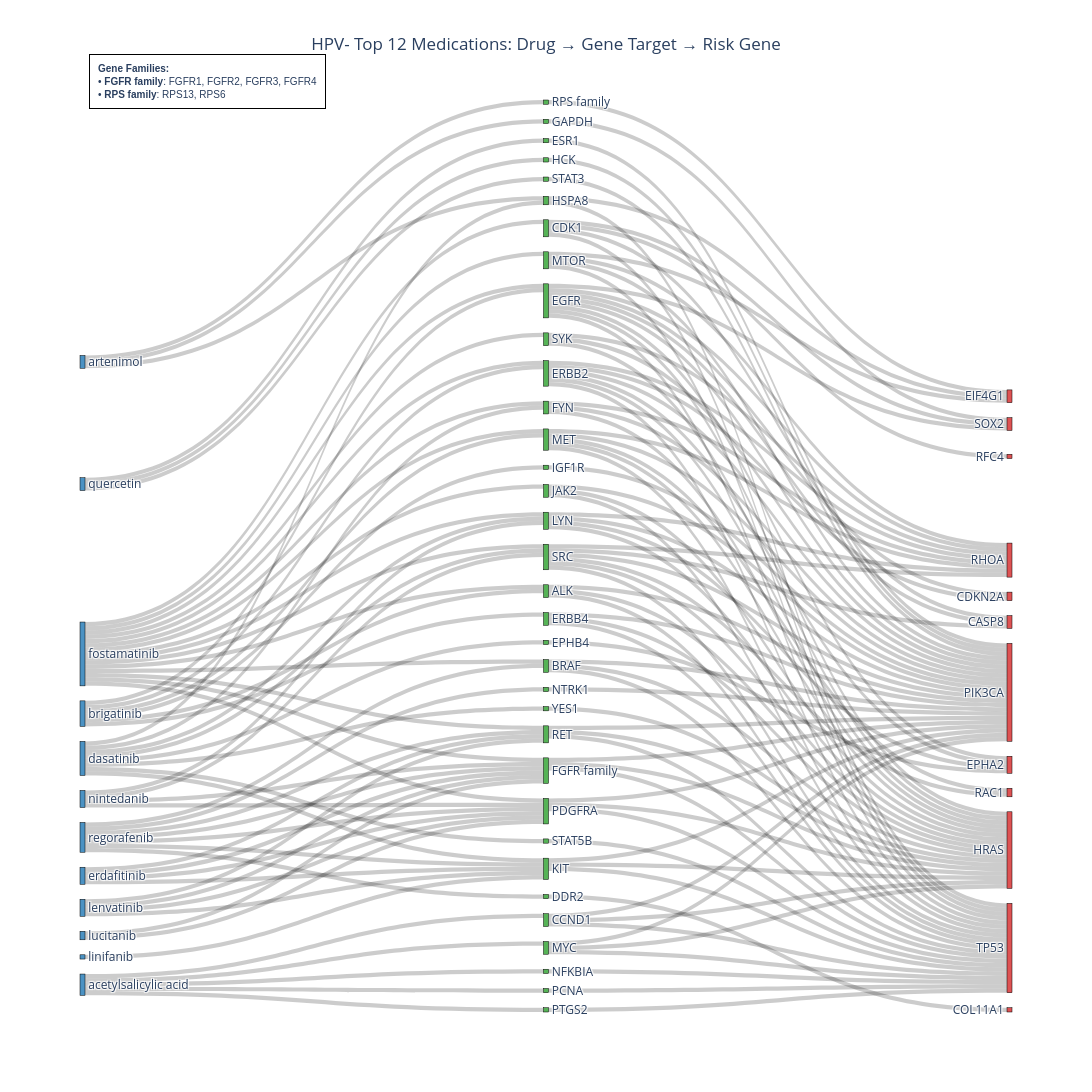
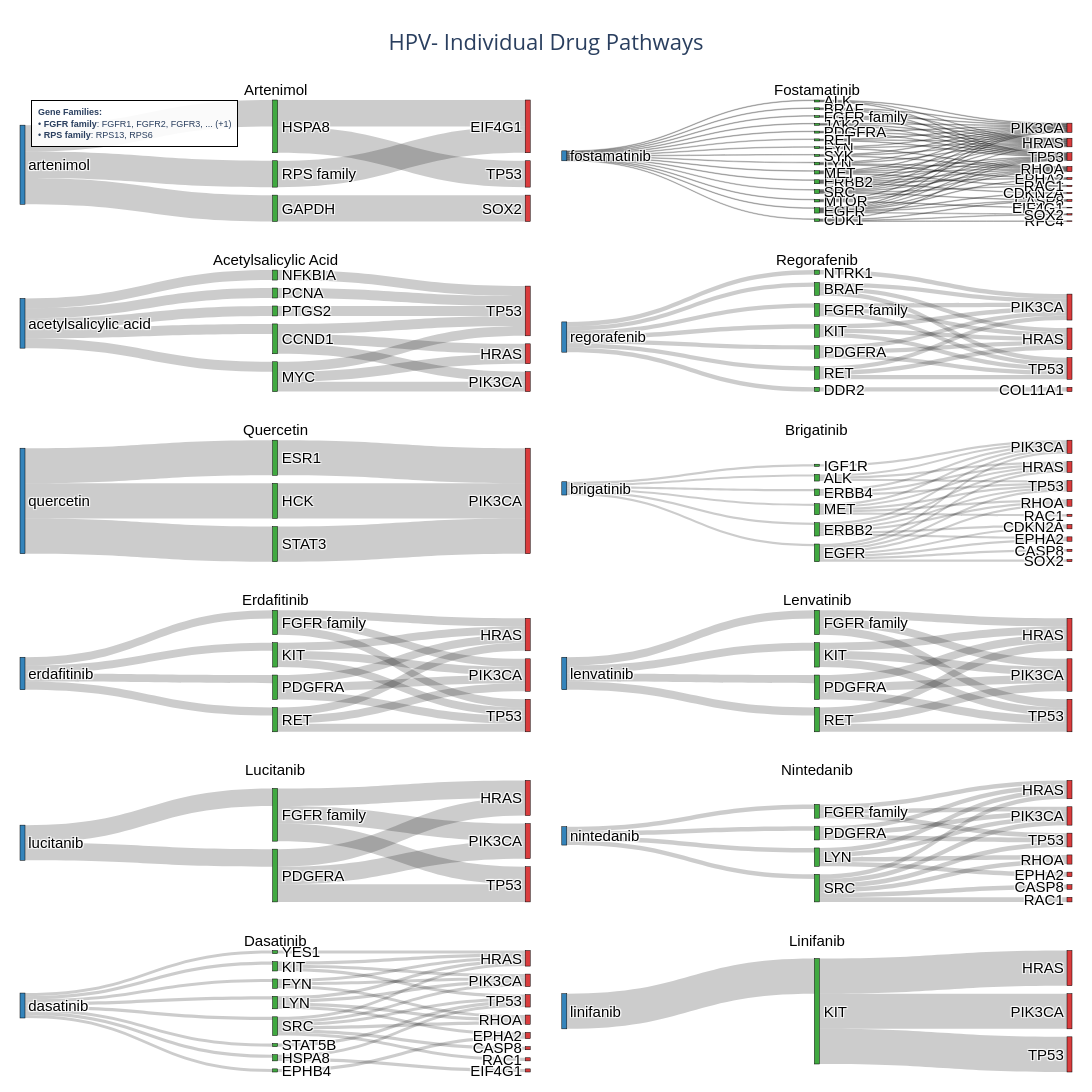

Notebook code cell kept with these figures, in order:
### Markdown cell above
### HPV- Top 10 with Required Drugs

### Code cell
# HPV- cohort: Top 10 drugs, ensure artenimol and fostamatinib are included
results_hpv_neg = create_sankey_diagrams(
    cohort='HPV-',
    top_n=12,
    required_drugs=['artenimol', 'fostamatinib', 'acetylsalicylic acid', 'regorafenib', 'quercetin','brigatinib', 'erdafitinib', 'lenvatinib', 'lucitanib', 'nintedanib', 'dasatinib', 'linifanib'],
    show_combined=True,
    show_individual=True,
    article_threshold=0
)

### Figure 1 — Plotly figure (JSON) as saved in the notebook; plotly's stock layout.template omitted (floating-point values rounded to 4 significant figures; data arrays with more than 128 entries replaced by an {"elided": "..."} marker saying what was removed)
{"data": [{"link": {"color": "rgba(0, 0, 0, 0.2)", "source": {"elided": "151 int values"}, "target": {"elided": "151 int values"}, "value": {"elided": "151 int values"}}, "node": {"color": ["rgba(44, 160, 44, 0.8)", "rgba(44, 160, 44, 0.8)", "rgba(214, 39, 40, 0.8)", "rgba(44, 160, 44, 0.8)", "rgba(44, 160, 44, 0.8)", "rgba(214, 39, 40, 0.8)", "rgba(214, 39, 40, 0.8)", "rgba(44, 160, 44, 0.8)", "rgba(44, 160, 44, 0.8)", "rgba(214, 39, 40, 0.8)", "rgba(214, 39, 40, 0.8)", "rgba(44, 160, 44, 0.8)", "rgba(44, 160, 44, 0.8)", "rgba(44, 160, 44, 0.8)", "rgba(44, 160, 44, 0.8)", "rgba(44, 160, 44, 0.8)", "rgba(44, 160, 44, 0.8)", "rgba(44, 160, 44, 0.8)", "rgba(44, 160, 44, 0.8)", "rgba(214, 39, 40, 0.8)", "rgba(44, 160, 44, 0.8)", "rgba(44, 160, 44, 0.8)", "rgba(44, 160, 44, 0.8)", "rgba(44, 160, 44, 0.8)", "rgba(44, 160, 44, 0.8)", "rgba(44, 160, 44, 0.8)", "rgba(44, 160, 44, 0.8)", "rgba(44, 160, 44, 0.8)", "rgba(44, 160, 44, 0.8)", "rgba(44, 160, 44, 0.8)", "rgba(44, 160, 44, 0.8)", "rgba(44, 160, 44, 0.8)", "rgba(214, 39, 40, 0.8)", "rgba(44, 160, 44, 0.8)", "rgba(214, 39, 40, 0.8)", "rgba(44, 160, 44, 0.8)", "rgba(214, 39, 40, 0.8)", "rgba(214, 39, 40, 0.8)", "rgba(44, 160, 44, 0.8)", "rgba(214, 39, 40, 0.8)", "rgba(44, 160, 44, 0.8)", "rgba(44, 160, 44, 0.8)", "rgba(44, 160, 44, 0.8)", "rgba(44, 160, 44, 0.8)", "rgba(214, 39, 40, 0.8)", "rgba(44, 160, 44, 0.8)", "rgba(31, 119, 180, 0.8)", "rgba(31, 119, 180, 0.8)", "rgba(31, 119, 180, 0.8)", "rgba(31, 119, 180, 0.8)", "rgba(31, 119, 180, 0.8)", "rgba(31, 119, 180, 0.8)", "rgba(31, 119, 180, 0.8)", "rgba(31, 119, 180, 0.8)", "rgba(31, 119, 180, 0.8)", "rgba(31, 119, 180, 0.8)", "rgba(31, 119, 180, 0.8)", "rgba(31, 119, 180, 0.8)"], "label": ["ALK", "BRAF", "CASP8", "CCND1", "CDK1", "CDKN2A", "COL11A1", "DDR2", "EGFR", "EIF4G1", "EPHA2", "EPHB4", "ERBB2", "ERBB4", "ESR1", "FGFR family", "FYN", "GAPDH", "HCK", "HRAS", "HSPA8", "IGF1R", "JAK2", "KIT", "LYN", "MET", "MTOR", "MYC", "NFKBIA", "NTRK1", "PCNA", "PDGFRA", "PIK3CA", "PTGS2", "RAC1", "RET", "RFC4", "RHOA", "RPS family", "SOX2", "SRC", "STAT3", "STAT5B", "SYK", "TP53", "YES1", "acetylsalicylic acid", "artenimol", "brigatinib", "dasatinib", "erdafitinib", "fostamatinib", "lenvatinib", "linifanib", "lucitanib", "nintedanib", "quercetin", "regorafenib"], "line": {"color": "black", "width": 0.5}, "pad": 15, "thickness": 5, "x": [0.5, 0.5, 0.999, 0.5, 0.5, 0.999, 0.999, 0.5, 0.5, 0.999, 0.999, 0.5, 0.5, 0.5, 0.5, 0.5, 0.5, 0.5, 0.5, 0.999, 0.5, 0.5, 0.5, 0.5, 0.5, 0.5, 0.5, 0.5, 0.5, 0.5, 0.5, 0.5, 0.999, 0.5, 0.999, 0.5, 0.999, 0.999, 0.5, 0.999, 0.5, 0.5, 0.5, 0.5, 0.999, 0.5, 0.001, 0.001, 0.001, 0.001, 0.001, 0.001, 0.001, 0.001, 0.001, 0.001, 0.001, 0.001]}, "type": "sankey"}], "layout": {"annotations": [{"align": "left", "bgcolor": "rgba(255, 255, 255, 0.9)", "bordercolor": "black", "borderpad": 8, "borderwidth": 1, "font": {"family": "Arial", "size": 10}, "showarrow": false, "text": "<b>Gene Families:</b><br>• <b>FGFR family</b>: FGFR1, FGFR2, FGFR3, FGFR4<br>• <b>RPS family</b>: RPS13, RPS6", "x": 0.01, "xanchor": "left", "xref": "paper", "y": 1.05, "yanchor": "top", "yref": "paper"}], "font": {"size": 12}, "height": 1400, "title": {"text": "HPV- Top 12 Medications: Drug → Gene Target → Risk Gene", "x": 0.5, "xanchor": "center"}, "width": 2400}}

### Figure 2 — Plotly figure (JSON) as saved in the notebook; plotly's stock layout.template omitted (floating-point values rounded to 4 significant figures)
{"data": [{"arrangement": "snap", "domain": {"x": [0, 0.485], "y": [0.875, 1]}, "link": {"color": "rgba(0, 0, 0, 0.2)", "source": [0, 0, 0, 1, 3, 2, 2], "target": [1, 3, 2, 5, 4, 4, 6], "value": [1, 1, 1, 1, 1, 1, 1]}, "node": {"color": ["rgba(31, 119, 180, 0.9)", "rgba(44, 160, 44, 0.9)", "rgba(44, 160, 44, 0.9)", "rgba(44, 160, 44, 0.9)", "rgba(214, 39, 40, 0.9)", "rgba(214, 39, 40, 0.9)", "rgba(214, 39, 40, 0.9)"], "label": ["artenimol", "GAPDH", "HSPA8", "RPS family", "EIF4G1", "SOX2", "TP53"], "line": {"color": "black", "width": 0.5}, "pad": 8, "thickness": 5}, "textfont": {"color": "black", "family": "Arial", "size": 15}, "type": "sankey", "valueformat": ".0f"}, {"arrangement": "snap", "domain": {"x": [0.515, 1], "y": [0.875, 1]}, "link": {"color": "rgba(0, 0, 0, 0.2)", "source": [0, 0, 0, 0, 0, 0, 0, 0, 0, 0, 0, 0, 0, 0, 0, 5, 5, 10, 4, 4, 1, 6, 13, 12, 14, 9, 2, 2, 13, 12, 8, 8, 8, 3, 3, 3, 3, 1, 1, 15, 15, 15, 2, 5, 5, 5, 5, 7, 7, 7, 13, 12, 6, 6, 14, 14, 14, 14, 14, 9, 9, 9, 11, 11, 11, 11, 4, 4, 4, 4, 4, 4, 10, 10, 10, 10], "target": [8, 3, 1, 15, 2, 5, 7, 13, 12, 6, 14, 9, 11, 4, 10, 17, 21, 21, 17, 21, 21, 21, 21, 21, 21, 21, 21, 26, 26, 26, 20, 21, 26, 26, 23, 25, 16, 20, 26, 20, 21, 24, 20, 20, 19, 26, 24, 20, 21, 24, 20, 20, 20, 26, 20, 22, 26, 16, 24, 20, 19, 24, 21, 26, 18, 24, 20, 19, 26, 25, 16, 24, 20, 22, 26, 24], "value": [1, 1, 1, 1, 1, 1, 1, 1, 1, 1, 1, 1, 1, 1, 1, 1, 1, 1, 1, 1, 1, 1, 1, 1, 1, 1, 1, 1, 1, 1, 1, 1, 1, 1, 1, 1, 1, 1, 1, 1, 1, 1, 1, 1, 1, 1, 1, 1, 1, 1, 1, 1, 1, 1, 1, 1, 1, 1, 1, 1, 1, 1, 1, 1, 1, 1, 1, 1, 1, 1, 1, 1, 1, 1, 1, 1]}, "node": {"color": ["rgba(31, 119, 180, 0.9)", "rgba(44, 160, 44, 0.9)", "rgba(44, 160, 44, 0.9)", "rgba(44, 160, 44, 0.9)", "rgba(44, 160, 44, 0.9)", "rgba(44, 160, 44, 0.9)", "rgba(44, 160, 44, 0.9)", "rgba(44, 160, 44, 0.9)", "rgba(44, 160, 44, 0.9)", "rgba(44, 160, 44, 0.9)", "rgba(44, 160, 44, 0.9)", "rgba(44, 160, 44, 0.9)", "rgba(44, 160, 44, 0.9)", "rgba(44, 160, 44, 0.9)", "rgba(44, 160, 44, 0.9)", "rgba(44, 160, 44, 0.9)", "rgba(214, 39, 40, 0.9)", "rgba(214, 39, 40, 0.9)", "rgba(214, 39, 40, 0.9)", "rgba(214, 39, 40, 0.9)", "rgba(214, 39, 40, 0.9)", "rgba(214, 39, 40, 0.9)", "rgba(214, 39, 40, 0.9)", "rgba(214, 39, 40, 0.9)", "rgba(214, 39, 40, 0.9)", "rgba(214, 39, 40, 0.9)", "rgba(214, 39, 40, 0.9)"], "label": ["fostamatinib", "ALK", "BRAF", "CDK1", "EGFR", "ERBB2", "FGFR family", "FYN", "JAK2", "LYN", "MET", "MTOR", "PDGFRA", "RET", "SRC", "SYK", "CASP8", "CDKN2A", "EIF4G1", "EPHA2", "HRAS", "PIK3CA", "RAC1", "RFC4", "RHOA", "SOX2", "TP53"], "line": {"color": "black", "width": 0.5}, "pad": 8, "thickness": 5}, "textfont": {"color": "black", "family": "Arial", "size": 15}, "type": "sankey", "valueformat": ".0f"}, {"arrangement": "snap", "domain": {"x": [0, 0.485], "y": [0.7, 0.825]}, "link": {"color": "rgba(0, 0, 0, 0.2)", "source": [0, 0, 0, 0, 0, 4, 2, 2, 2, 5, 3, 1, 1, 1], "target": [4, 2, 5, 3, 1, 8, 6, 7, 8, 8, 8, 6, 7, 8], "value": [1, 1, 1, 1, 1, 1, 1, 1, 1, 1, 1, 1, 1, 1]}, "node": {"color": ["rgba(31, 119, 180, 0.9)", "rgba(44, 160, 44, 0.9)", "rgba(44, 160, 44, 0.9)", "rgba(44, 160, 44, 0.9)", "rgba(44, 160, 44, 0.9)", "rgba(44, 160, 44, 0.9)", "rgba(214, 39, 40, 0.9)", "rgba(214, 39, 40, 0.9)", "rgba(214, 39, 40, 0.9)"], "label": ["acetylsalicylic acid", "CCND1", "MYC", "NFKBIA", "PCNA", "PTGS2", "HRAS", "PIK3CA", "TP53"], "line": {"color": "black", "width": 0.5}, "pad": 8, "thickness": 5}, "textfont": {"color": "black", "family": "Arial", "size": 15}, "type": "sankey", "valueformat": ".0f"}, {"arrangement": "snap", "domain": {"x": [0.515, 1], "y": [0.7, 0.825]}, "link": {"color": "rgba(0, 0, 0, 0.2)", "source": [0, 0, 0, 0, 0, 0, 0, 3, 7, 4, 6, 1, 1, 5, 7, 4, 2, 6, 1, 7, 6, 3, 3, 4], "target": [1, 5, 3, 7, 4, 2, 6, 10, 10, 10, 10, 10, 11, 10, 11, 11, 8, 11, 9, 9, 9, 9, 11, 9], "value": [1, 1, 1, 1, 1, 1, 1, 1, 1, 1, 1, 1, 1, 1, 1, 1, 1, 1, 1, 1, 1, 1, 1, 1]}, "node": {"color": ["rgba(31, 119, 180, 0.9)", "rgba(44, 160, 44, 0.9)", "rgba(44, 160, 44, 0.9)", "rgba(44, 160, 44, 0.9)", "rgba(44, 160, 44, 0.9)", "rgba(44, 160, 44, 0.9)", "rgba(44, 160, 44, 0.9)", "rgba(44, 160, 44, 0.9)", "rgba(214, 39, 40, 0.9)", "rgba(214, 39, 40, 0.9)", "rgba(214, 39, 40, 0.9)", "rgba(214, 39, 40, 0.9)"], "label": ["regorafenib", "BRAF", "DDR2", "FGFR family", "KIT", "NTRK1", "PDGFRA", "RET", "COL11A1", "HRAS", "PIK3CA", "TP53"], "line": {"color": "black", "width": 0.5}, "pad": 8, "thickness": 5}, "textfont": {"color": "black", "family": "Arial", "size": 15}, "type": "sankey", "valueformat": ".0f"}, {"arrangement": "snap", "domain": {"x": [0, 0.485], "y": [0.525, 0.65]}, "link": {"color": "rgba(0, 0, 0, 0.2)", "source": [0, 0, 0, 3, 1, 2], "target": [3, 1, 2, 4, 4, 4], "value": [1, 1, 1, 1, 1, 1]}, "node": {"color": ["rgba(31, 119, 180, 0.9)", "rgba(44, 160, 44, 0.9)", "rgba(44, 160, 44, 0.9)", "rgba(44, 160, 44, 0.9)", "rgba(214, 39, 40, 0.9)"], "label": ["quercetin", "ESR1", "HCK", "STAT3", "PIK3CA"], "line": {"color": "black", "width": 0.5}, "pad": 8, "thickness": 5}, "textfont": {"color": "black", "family": "Arial", "size": 15}, "type": "sankey", "valueformat": ".0f"}, {"arrangement": "snap", "domain": {"x": [0.515, 1], "y": [0.525, 0.65]}, "link": {"color": "rgba(0, 0, 0, 0.2)", "source": [0, 0, 0, 0, 0, 0, 3, 3, 6, 2, 2, 5, 4, 1, 1, 1, 3, 3, 3, 3, 2, 2, 2, 2, 2, 2, 4, 4, 6, 6, 6, 6], "target": [3, 6, 2, 5, 4, 1, 8, 11, 11, 8, 11, 11, 11, 11, 10, 15, 10, 9, 15, 13, 10, 9, 15, 14, 7, 13, 10, 15, 10, 12, 15, 13], "value": [1, 1, 1, 1, 1, 1, 1, 1, 1, 1, 1, 1, 1, 1, 1, 1, 1, 1, 1, 1, 1, 1, 1, 1, 1, 1, 1, 1, 1, 1, 1, 1]}, "node": {"color": ["rgba(31, 119, 180, 0.9)", "rgba(44, 160, 44, 0.9)", "rgba(44, 160, 44, 0.9)", "rgba(44, 160, 44, 0.9)", "rgba(44, 160, 44, 0.9)", "rgba(44, 160, 44, 0.9)", "rgba(44, 160, 44, 0.9)", "rgba(214, 39, 40, 0.9)", "rgba(214, 39, 40, 0.9)", "rgba(214, 39, 40, 0.9)", "rgba(214, 39, 40, 0.9)", "rgba(214, 39, 40, 0.9)", "rgba(214, 39, 40, 0.9)", "rgba(214, 39, 40, 0.9)", "rgba(214, 39, 40, 0.9)", "rgba(214, 39, 40, 0.9)"], "label": ["brigatinib", "ALK", "EGFR", "ERBB2", "ERBB4", "IGF1R", "MET", "CASP8", "CDKN2A", "EPHA2", "HRAS", "PIK3CA", "RAC1", "RHOA", "SOX2", "TP53"], "line": {"color": "black", "width": 0.5}, "pad": 8, "thickness": 5}, "textfont": {"color": "black", "family": "Arial", "size": 15}, "type": "sankey", "valueformat": ".0f"}, {"arrangement": "snap", "domain": {"x": [0, 0.485], "y": [0.35, 0.475]}, "link": {"color": "rgba(0, 0, 0, 0.2)", "source": [0, 0, 0, 0, 1, 4, 2, 3, 4, 2, 3, 4, 3, 1, 1, 2], "target": [1, 4, 2, 3, 6, 6, 6, 6, 7, 7, 7, 5, 5, 5, 7, 5], "value": [1, 1, 1, 1, 1, 1, 1, 1, 1, 1, 1, 1, 1, 1, 1, 1]}, "node": {"color": ["rgba(31, 119, 180, 0.9)", "rgba(44, 160, 44, 0.9)", "rgba(44, 160, 44, 0.9)", "rgba(44, 160, 44, 0.9)", "rgba(44, 160, 44, 0.9)", "rgba(214, 39, 40, 0.9)", "rgba(214, 39, 40, 0.9)", "rgba(214, 39, 40, 0.9)"], "label": ["erdafitinib", "FGFR family", "KIT", "PDGFRA", "RET", "HRAS", "PIK3CA", "TP53"], "line": {"color": "black", "width": 0.5}, "pad": 8, "thickness": 5}, "textfont": {"color": "black", "family": "Arial", "size": 15}, "type": "sankey", "valueformat": ".0f"}, {"arrangement": "snap", "domain": {"x": [0.515, 1], "y": [0.35, 0.475]}, "link": {"color": "rgba(0, 0, 0, 0.2)", "source": [0, 0, 0, 0, 1, 4, 2, 3, 4, 2, 3, 4, 3, 1, 1, 2], "target": [1, 4, 2, 3, 6, 6, 6, 6, 7, 7, 7, 5, 5, 5, 7, 5], "value": [1, 1, 1, 1, 1, 1, 1, 1, 1, 1, 1, 1, 1, 1, 1, 1]}, "node": {"color": ["rgba(31, 119, 180, 0.9)", "rgba(44, 160, 44, 0.9)", "rgba(44, 160, 44, 0.9)", "rgba(44, 160, 44, 0.9)", "rgba(44, 160, 44, 0.9)", "rgba(214, 39, 40, 0.9)", "rgba(214, 39, 40, 0.9)", "rgba(214, 39, 40, 0.9)"], "label": ["lenvatinib", "FGFR family", "KIT", "PDGFRA", "RET", "HRAS", "PIK3CA", "TP53"], "line": {"color": "black", "width": 0.5}, "pad": 8, "thickness": 5}, "textfont": {"color": "black", "family": "Arial", "size": 15}, "type": "sankey", "valueformat": ".0f"}, {"arrangement": "snap", "domain": {"x": [0, 0.485], "y": [0.175, 0.3]}, "link": {"color": "rgba(0, 0, 0, 0.2)", "source": [0, 0, 1, 2, 2, 2, 1, 1], "target": [1, 2, 4, 4, 5, 3, 3, 5], "value": [1, 1, 1, 1, 1, 1, 1, 1]}, "node": {"color": ["rgba(31, 119, 180, 0.9)", "rgba(44, 160, 44, 0.9)", "rgba(44, 160, 44, 0.9)", "rgba(214, 39, 40, 0.9)", "rgba(214, 39, 40, 0.9)", "rgba(214, 39, 40, 0.9)"], "label": ["lucitanib", "FGFR family", "PDGFRA", "HRAS", "PIK3CA", "TP53"], "line": {"color": "black", "width": 0.5}, "pad": 8, "thickness": 5}, "textfont": {"color": "black", "family": "Arial", "size": 15}, "type": "sankey", "valueformat": ".0f"}, {"arrangement": "snap", "domain": {"x": [0.515, 1], "y": [0.175, 0.3]}, "link": {"color": "rgba(0, 0, 0, 0.2)", "source": [0, 0, 0, 0, 1, 3, 4, 2, 3, 3, 1, 1, 4, 4, 4, 4, 4, 2, 2, 2], "target": [1, 4, 2, 3, 8, 8, 8, 8, 11, 7, 7, 11, 7, 9, 11, 5, 10, 7, 6, 10], "value": [1, 1, 1, 1, 1, 1, 1, 1, 1, 1, 1, 1, 1, 1, 1, 1, 1, 1, 1, 1]}, "node": {"color": ["rgba(31, 119, 180, 0.9)", "rgba(44, 160, 44, 0.9)", "rgba(44, 160, 44, 0.9)", "rgba(44, 160, 44, 0.9)", "rgba(44, 160, 44, 0.9)", "rgba(214, 39, 40, 0.9)", "rgba(214, 39, 40, 0.9)", "rgba(214, 39, 40, 0.9)", "rgba(214, 39, 40, 0.9)", "rgba(214, 39, 40, 0.9)", "rgba(214, 39, 40, 0.9)", "rgba(214, 39, 40, 0.9)"], "label": ["nintedanib", "FGFR family", "LYN", "PDGFRA", "SRC", "CASP8", "EPHA2", "HRAS", "PIK3CA", "RAC1", "RHOA", "TP53"], "line": {"color": "black", "width": 0.5}, "pad": 8, "thickness": 5}, "textfont": {"color": "black", "family": "Arial", "size": 15}, "type": "sankey", "valueformat": ".0f"}, {"arrangement": "snap", "domain": {"x": [0, 0.485], "y": [0, 0.125]}, "link": {"color": "rgba(0, 0, 0, 0.2)", "source": [0, 0, 0, 0, 0, 0, 0, 0, 4, 6, 5, 4, 2, 2, 2, 1, 6, 6, 6, 6, 6, 5, 5, 5, 4, 8, 3, 7, 3], "target": [1, 6, 7, 2, 5, 4, 3, 8, 13, 13, 13, 16, 12, 13, 15, 11, 12, 14, 16, 9, 15, 12, 11, 15, 12, 12, 10, 16, 16], "value": [1, 1, 1, 1, 1, 1, 1, 1, 1, 1, 1, 1, 1, 1, 1, 1, 1, 1, 1, 1, 1, 1, 1, 1, 1, 1, 1, 1, 1]}, "node": {"color": ["rgba(31, 119, 180, 0.9)", "rgba(44, 160, 44, 0.9)", "rgba(44, 160, 44, 0.9)", "rgba(44, 160, 44, 0.9)", "rgba(44, 160, 44, 0.9)", "rgba(44, 160, 44, 0.9)", "rgba(44, 160, 44, 0.9)", "rgba(44, 160, 44, 0.9)", "rgba(44, 160, 44, 0.9)", "rgba(214, 39, 40, 0.9)", "rgba(214, 39, 40, 0.9)", "rgba(214, 39, 40, 0.9)", "rgba(214, 39, 40, 0.9)", "rgba(214, 39, 40, 0.9)", "rgba(214, 39, 40, 0.9)", "rgba(214, 39, 40, 0.9)", "rgba(214, 39, 40, 0.9)"], "label": ["dasatinib", "EPHB4", "FYN", "HSPA8", "KIT", "LYN", "SRC", "STAT5B", "YES1", "CASP8", "EIF4G1", "EPHA2", "HRAS", "PIK3CA", "RAC1", "RHOA", "TP53"], "line": {"color": "black", "width": 0.5}, "pad": 8, "thickness": 5}, "textfont": {"color": "black", "family": "Arial", "size": 15}, "type": "sankey", "valueformat": ".0f"}, {"arrangement": "snap", "domain": {"x": [0.515, 1], "y": [0, 0.125]}, "link": {"color": "rgba(0, 0, 0, 0.2)", "source": [0, 1, 1, 1], "target": [1, 3, 4, 2], "value": [1, 1, 1, 1]}, "node": {"color": ["rgba(31, 119, 180, 0.9)", "rgba(44, 160, 44, 0.9)", "rgba(214, 39, 40, 0.9)", "rgba(214, 39, 40, 0.9)", "rgba(214, 39, 40, 0.9)"], "label": ["linifanib", "KIT", "HRAS", "PIK3CA", "TP53"], "line": {"color": "black", "width": 0.5}, "pad": 8, "thickness": 5}, "textfont": {"color": "black", "family": "Arial", "size": 15}, "type": "sankey", "valueformat": ".0f"}], "layout": {"annotations": [{"font": {"color": "black", "family": "Arial", "size": 15}, "showarrow": false, "text": "Artenimol", "x": 0.2425, "xanchor": "center", "xref": "paper", "y": 1, "yanchor": "bottom", "yref": "paper"}, {"font": {"color": "black", "family": "Arial", "size": 15}, "showarrow": false, "text": "Fostamatinib", "x": 0.7575, "xanchor": "center", "xref": "paper", "y": 1, "yanchor": "bottom", "yref": "paper"}, {"font": {"color": "black", "family": "Arial", "size": 15}, "showarrow": false, "text": "Acetylsalicylic Acid", "x": 0.2425, "xanchor": "center", "xref": "paper", "y": 0.825, "yanchor": "bottom", "yref": "paper"}, {"font": {"color": "black", "family": "Arial", "size": 15}, "showarrow": false, "text": "Regorafenib", "x": 0.7575, "xanchor": "center", "xref": "paper", "y": 0.825, "yanchor": "bottom", "yref": "paper"}, {"font": {"color": "black", "family": "Arial", "size": 15}, "showarrow": false, "text": "Quercetin", "x": 0.2425, "xanchor": "center", "xref": "paper", "y": 0.65, "yanchor": "bottom", "yref": "paper"}, {"font": {"color": "black", "family": "Arial", "size": 15}, "showarrow": false, "text": "Brigatinib", "x": 0.7575, "xanchor": "center", "xref": "paper", "y": 0.65, "yanchor": "bottom", "yref": "paper"}, {"font": {"color": "black", "family": "Arial", "size": 15}, "showarrow": false, "text": "Erdafitinib", "x": 0.2425, "xanchor": "center", "xref": "paper", "y": 0.475, "yanchor": "bottom", "yref": "paper"}, {"font": {"color": "black", "family": "Arial", "size": 15}, "showarrow": false, "text": "Lenvatinib", "x": 0.7575, "xanchor": "center", "xref": "paper", "y": 0.475, "yanchor": "bottom", "yref": "paper"}, {"font": {"color": "black", "family": "Arial", "size": 15}, "showarrow": false, "text": "Lucitanib", "x": 0.2425, "xanchor": "center", "xref": "paper", "y": 0.3, "yanchor": "bottom", "yref": "paper"}, {"font": {"color": "black", "family": "Arial", "size": 15}, "showarrow": false, "text": "Nintedanib", "x": 0.7575, "xanchor": "center", "xref": "paper", "y": 0.3, "yanchor": "bottom", "yref": "paper"}, {"font": {"color": "black", "family": "Arial", "size": 15}, "showarrow": false, "text": "Dasatinib", "x": 0.2425, "xanchor": "center", "xref": "paper", "y": 0.125, "yanchor": "bottom", "yref": "paper"}, {"font": {"color": "black", "family": "Arial", "size": 15}, "showarrow": false, "text": "Linifanib", "x": 0.7575, "xanchor": "center", "xref": "paper", "y": 0.125, "yanchor": "bottom", "yref": "paper"}, {"align": "left", "bgcolor": "rgba(255, 255, 255, 0.9)", "bordercolor": "black", "borderpad": 6, "borderwidth": 1, "font": {"family": "Arial", "size": 9}, "showarrow": false, "text": "<b>Gene Families:</b><br>• <b>FGFR family</b>: FGFR1, FGFR2, FGFR3, ... (+1)<br>• <b>RPS family</b>: RPS13, RPS6", "x": 0.01, "xanchor": "left", "xref": "paper", "y": 1, "yanchor": "top", "yref": "paper"}], "font": {"size": 14}, "height": 2200, "margin": {"b": 20, "l": 20, "r": 20, "t": 100}, "showlegend": false, "title": {"font": {"size": 22}, "text": "HPV- Individual Drug Pathways<br>", "x": 0.5, "xanchor": "center"}, "width": 2000}}
